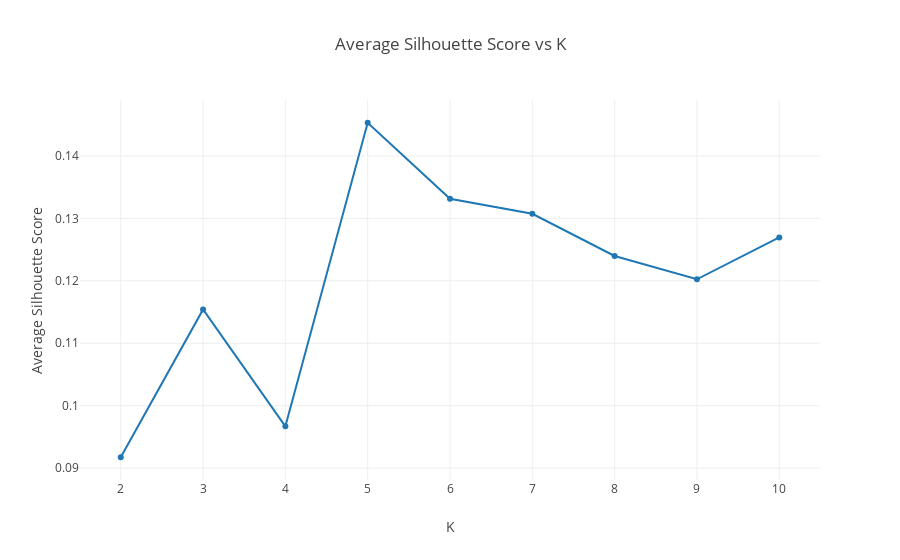

Source (notebook cell):
### Markdown cell above
#### Exercise: Compute the average silhouette score for each  𝐾  and plot it. What  𝐾  does the plot suggest we should choose? Does it differ from what we found using the Elbow method?

### Code cell
# create array of K and SS to plot
to_plot = np.array([n, [results[i]['silhouette'] for i in results]])

trace0 = go.Scatter(x=to_plot[0], y=to_plot[1])

layout = go.Layout(title='Average Silhouette Score vs K',
                  xaxis=dict(title='K'),
                  yaxis=dict(title='Average Silhouette Score'))

fig = go.Figure([trace0], layout)

iplot(fig, filename='silhouette-scores.html')

### Figure 1 — Plotly figure (JSON) as saved in the notebook; plotly's stock layout.template omitted (floating-point values rounded to 4 significant figures)
{"data": [{"type": "scatter", "uid": "a1a6eed4-a59a-11e9-b4c6-e442a6f8adc6", "x": [2, 3, 4, 5, 6, 7, 8, 9, 10], "y": [0.09175, 0.1154, 0.0967, 0.1453, 0.1331, 0.1307, 0.124, 0.1202, 0.127]}], "layout": {"title": "Average Silhouette Score vs K", "xaxis": {"title": "K"}, "yaxis": {"title": "Average Silhouette Score"}}}
